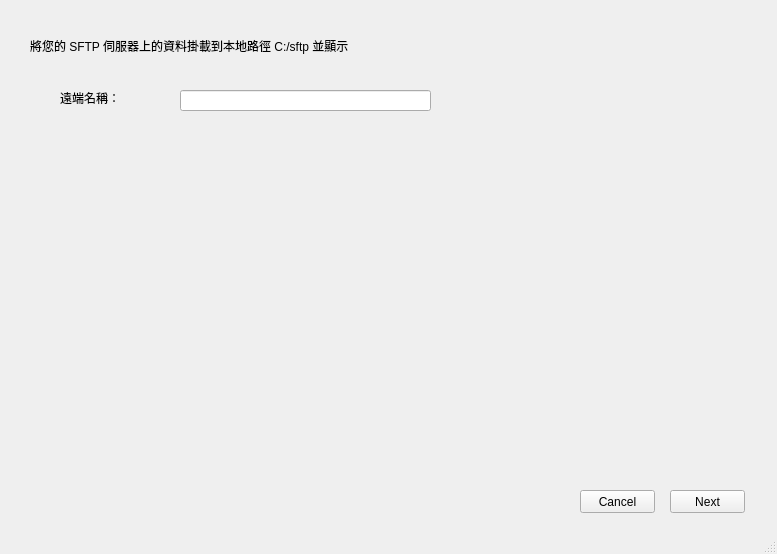
<?xml version="1.0" encoding="UTF-8"?>
<ui version="4.0">
 <class>MainWindow</class>
 <widget class="QMainWindow" name="MainWindow">
  <property name="geometry">
   <rect>
    <x>0</x>
    <y>0</y>
    <width>777</width>
    <height>554</height>
   </rect>
  </property>
  <property name="windowTitle">
   <string>MainWindow</string>
  </property>
  <widget class="QWidget" name="centralwidget">
   <widget class="QStackedWidget" name="stackedWidget">
    <property name="geometry">
     <rect>
      <x>0</x>
      <y>0</y>
      <width>771</width>
      <height>521</height>
     </rect>
    </property>
    <property name="currentIndex">
     <number>0</number>
    </property>
    <widget class="QWidget" name="page_1">
     <widget class="QLineEdit" name="lineEdit_remote">
      <property name="geometry">
       <rect>
        <x>180</x>
        <y>90</y>
        <width>251</width>
        <height>21</height>
       </rect>
      </property>
     </widget>
     <widget class="QLabel" name="label_remote">
      <property name="geometry">
       <rect>
        <x>60</x>
        <y>90</y>
        <width>91</width>
        <height>16</height>
       </rect>
      </property>
      <property name="text">
       <string>遠端名稱：</string>
      </property>
     </widget>
     <widget class="QLabel" name="label_title1">
      <property name="geometry">
       <rect>
        <x>30</x>
        <y>30</y>
        <width>501</width>
        <height>31</height>
       </rect>
      </property>
      <property name="text">
       <string>將您的 SFTP 伺服器上的資料掛載到本地路徑 C:/sftp 並顯示</string>
      </property>
     </widget>
     <widget class="QPushButton" name="cancel">
      <property name="geometry">
       <rect>
        <x>580</x>
        <y>490</y>
        <width>75</width>
        <height>23</height>
       </rect>
      </property>
      <property name="text">
       <string>Cancel</string>
      </property>
     </widget>
     <widget class="QPushButton" name="next_1">
      <property name="geometry">
       <rect>
        <x>670</x>
        <y>490</y>
        <width>75</width>
        <height>23</height>
       </rect>
      </property>
      <property name="text">
       <string>Next</string>
      </property>
     </widget>
    </widget>
    <widget class="QWidget" name="page_2">
     <widget class="QLabel" name="label_user">
      <property name="geometry">
       <rect>
        <x>60</x>
        <y>90</y>
        <width>91</width>
        <height>16</height>
       </rect>
      </property>
      <property name="text">
       <string>用戶名稱：</string>
      </property>
     </widget>
     <widget class="QLabel" name="label_host">
      <property name="geometry">
       <rect>
        <x>60</x>
        <y>170</y>
        <width>111</width>
        <height>16</height>
       </rect>
      </property>
      <property name="text">
       <string>sftp伺服器網址：</string>
      </property>
     </widget>
     <widget class="QLabel" name="label_port">
      <property name="geometry">
       <rect>
        <x>60</x>
        <y>210</y>
        <width>111</width>
        <height>16</height>
       </rect>
      </property>
      <property name="text">
       <string>sftp伺服器阜號：</string>
      </property>
     </widget>
     <widget class="QLabel" name="label_pass">
      <property name="geometry">
       <rect>
        <x>60</x>
        <y>130</y>
        <width>91</width>
        <height>16</height>
       </rect>
      </property>
      <property name="text">
       <string>用戶密碼：</string>
      </property>
     </widget>
     <widget class="QLineEdit" name="lineEdit_port">
      <property name="geometry">
       <rect>
        <x>180</x>
        <y>210</y>
        <width>251</width>
        <height>21</height>
       </rect>
      </property>
     </widget>
     <widget class="QLineEdit" name="lineEdit_user">
      <property name="geometry">
       <rect>
        <x>180</x>
        <y>90</y>
        <width>251</width>
        <height>21</height>
       </rect>
      </property>
     </widget>
     <widget class="QLineEdit" name="lineEdit_pass">
      <property name="geometry">
       <rect>
        <x>180</x>
        <y>130</y>
        <width>251</width>
        <height>21</height>
       </rect>
      </property>
     </widget>
     <widget class="QLineEdit" name="lineEdit_host">
      <property name="geometry">
       <rect>
        <x>180</x>
        <y>170</y>
        <width>251</width>
        <height>21</height>
       </rect>
      </property>
     </widget>
     <widget class="QLabel" name="label_title_2">
      <property name="geometry">
       <rect>
        <x>30</x>
        <y>30</y>
        <width>381</width>
        <height>31</height>
       </rect>
      </property>
      <property name="text">
       <string>您是第一次使用此遠端名稱，請先進行連線設定</string>
      </property>
     </widget>
     <widget class="QPushButton" name="next_2">
      <property name="geometry">
       <rect>
        <x>670</x>
        <y>490</y>
        <width>75</width>
        <height>23</height>
       </rect>
      </property>
      <property name="text">
       <string>Next</string>
      </property>
     </widget>
     <widget class="QPushButton" name="back_2">
      <property name="geometry">
       <rect>
        <x>580</x>
        <y>490</y>
        <width>75</width>
        <height>23</height>
       </rect>
      </property>
      <property name="text">
       <string>Back</string>
      </property>
     </widget>
    </widget>
    <widget class="QWidget" name="page_3">
     <widget class="QPushButton" name="finish">
      <property name="geometry">
       <rect>
        <x>670</x>
        <y>490</y>
        <width>75</width>
        <height>23</height>
       </rect>
      </property>
      <property name="text">
       <string>Finish</string>
      </property>
     </widget>
     <widget class="QLabel" name="label_title_3">
      <property name="geometry">
       <rect>
        <x>30</x>
        <y>30</y>
        <width>381</width>
        <height>31</height>
       </rect>
      </property>
      <property name="text">
       <string>連線狀態：</string>
      </property>
     </widget>
     <widget class="QLabel" name="info">
      <property name="geometry">
       <rect>
        <x>80</x>
        <y>100</y>
        <width>451</width>
        <height>271</height>
       </rect>
      </property>
      <property name="styleSheet">
       <string notr="true">background-color: white; border: 2px solid gray;</string>
      </property>
      <property name="text">
       <string/>
      </property>
     </widget>
     <widget class="QPushButton" name="back_3">
      <property name="geometry">
       <rect>
        <x>580</x>
        <y>490</y>
        <width>75</width>
        <height>23</height>
       </rect>
      </property>
      <property name="text">
       <string>Back</string>
      </property>
     </widget>
    </widget>
   </widget>
  </widget>
  <widget class="QStatusBar" name="statusbar"/>
 </widget>
 <resources/>
 <connections/>
</ui>
